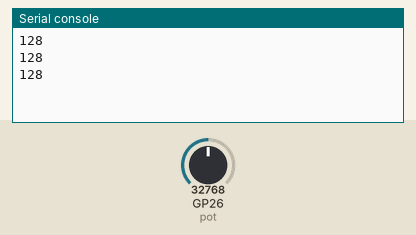
The program below on a simulated Raspberry Pi Pico running MicroPython. Parts: the last lines printed to the serial console. The inputs (shaded band) are chosen by the test bench; at power-on: GP26 (pot) = 32768 (analog values on the 0–65535 scale).

Above: at 1.2 s.
1.3 s: GP26 (pot) set to 45874
At 1.9 s:
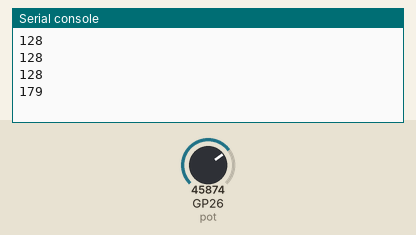
2.8 s: GP26 (pot) set to 57670
At 3.4 s:
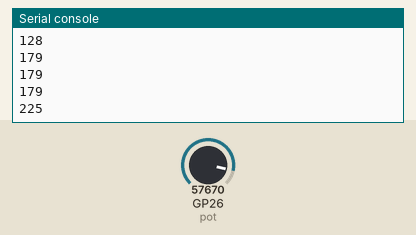
Timing chart, 0 to 5.8 s (numbered marks = the images above; inputs shaded):
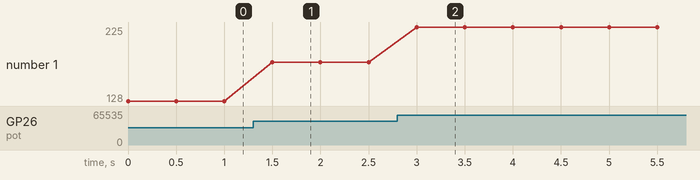

Measured:
- after the input at 1.3 s, the serial console: prints a new line after 0.20 s (image 1)
- after the input at 2.8 s, the serial console: prints a new line after 0.20 s (image 2)
- plotted number 1: 128 → 179 after the input at 1.3 s, 179 → 225 after the input at 2.8 s

The program:

pot_input.py
```python
from machine import Pin, ADC
from time import sleep

pot = ADC(Pin(26))

while True:
  reading = pot.read_u16() # read value, 0-65535 across voltage range 0.0v - 3.3v
  mapped_reading = reading // 256
  print(mapped_reading)
  sleep(0.5)
```
